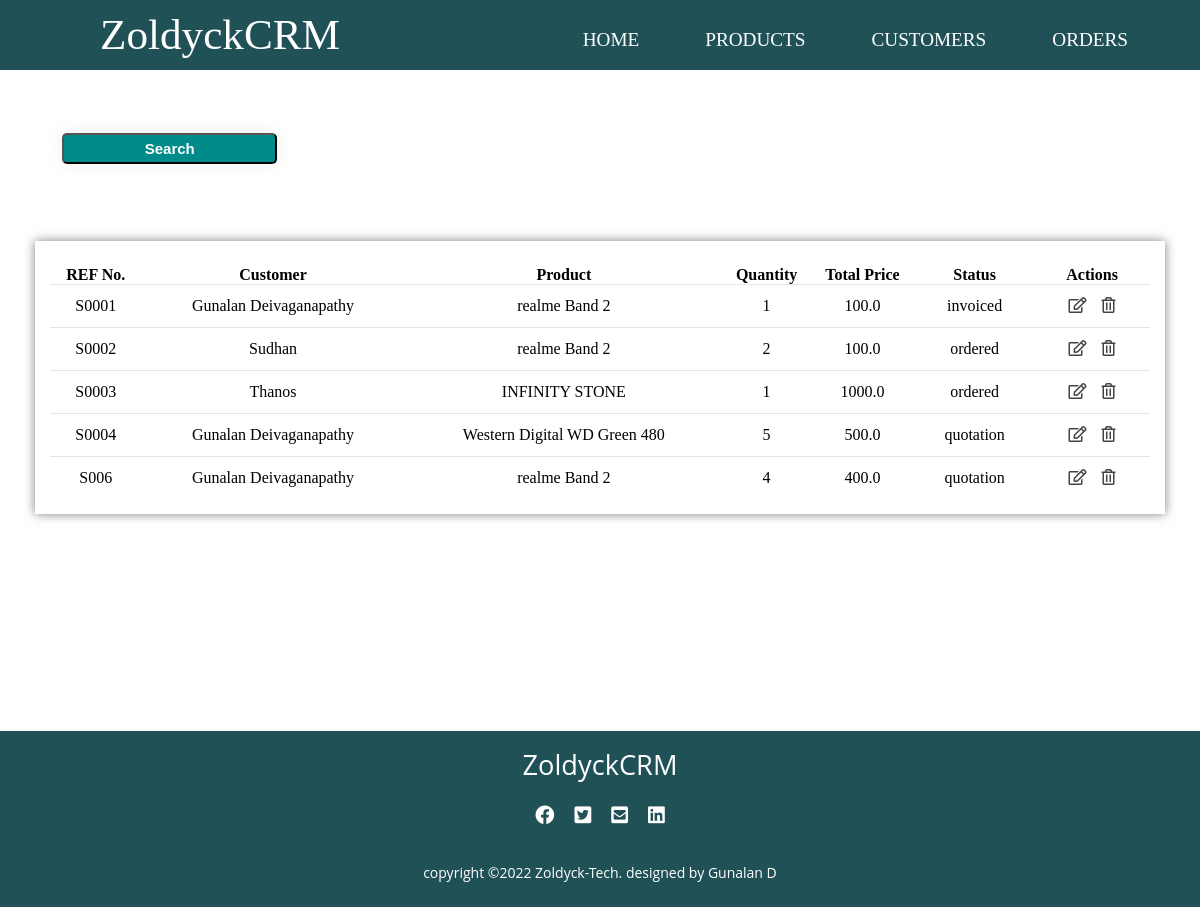
/orders/, run on an earlier commit of the app's database.
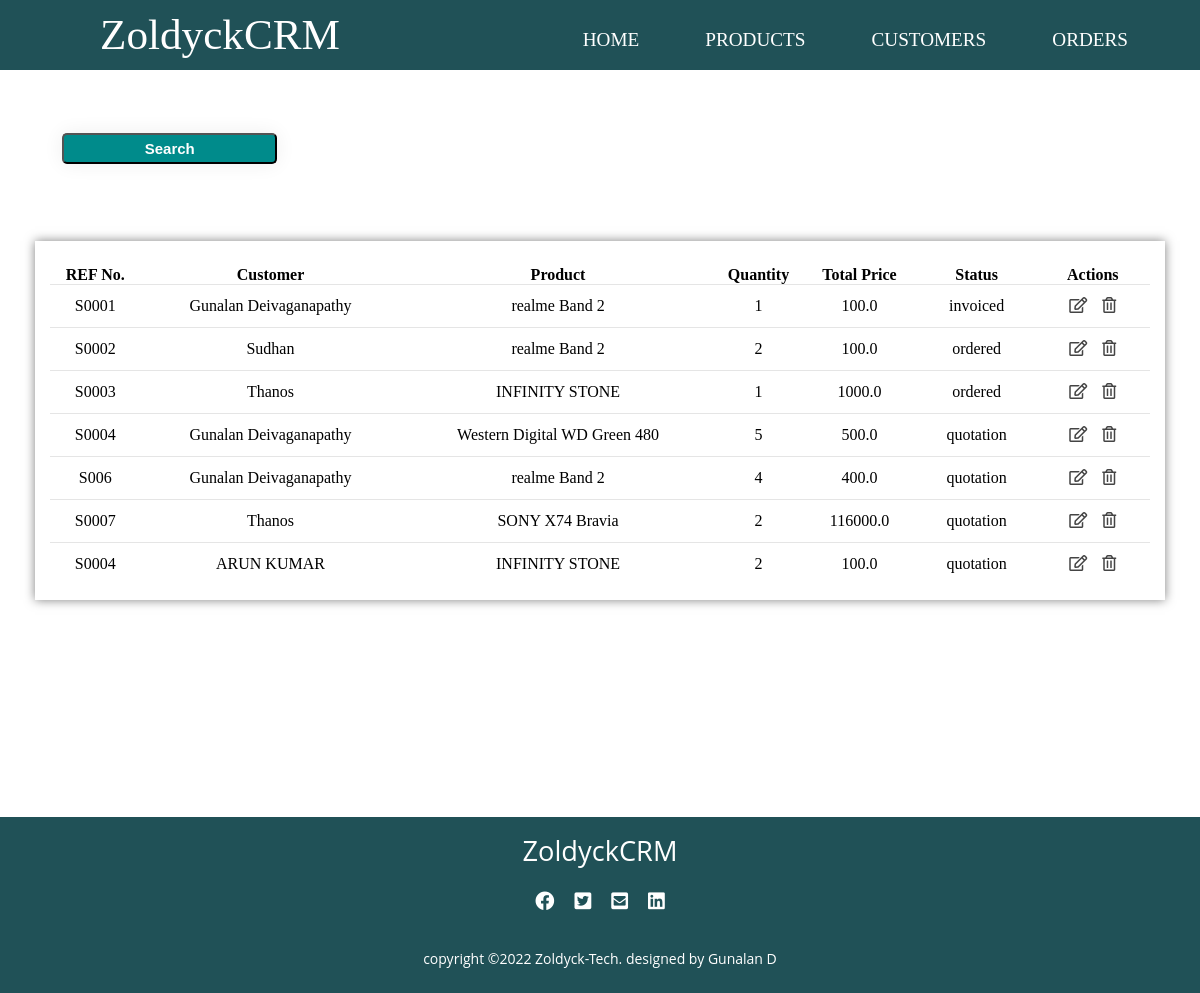
And on a later commit of the database.
### accounts/models.py (models this page shows, shortened)
class SaleOrder(models.Model):
    STATUS = (
        ('quotation', 'Quotation'),
        ('ordered', 'Ordered'),
        ('pending', 'Pending'),
        ('delivered', 'Delivered'),
        ('cancelled', 'Cancelled'),
        ('invoiced', 'Invoiced'),
    )
    sale_order_referencenumber = models.CharField(max_length=200, null= True)
    sale_order_customer = models.ForeignKey(Customer, on_delete=models.SET_NULL, null= True) # added a realtionship between the two models
    sale_order_product =  models.ForeignKey(Product, on_delete=models.SET_NULL, null= True)
    sale_order_quantity = models.IntegerField(null= True)
    sale_order_total_price = models.FloatField(null= True)
    status = models.CharField(max_length=200, null= True , choices=STATUS, default='quotation')
    sale_order_date = models.DateTimeField(auto_now_add=True , null= True)

class Customer(models.Model):
    customer_pic = models.ImageField(upload_to='customer_pics/', blank=True)
    customer_name = models.CharField(max_length=50, null= True)
    customer_email = models.CharField(max_length=200 , null= True)
    customer_mobile = models.CharField(max_length=50 , null= True)
    date_created = models.DateTimeField(auto_now_add=True , null= True)
    def __str__(self):
        return self.customer_name

class Product(models.Model):
    CATEGORIES = (
        ('service', 'Service'),
        ('stockable', 'Stockable'),
    )
    product_name = models.CharField(max_length=200, null= True)
    product_price = models.FloatField(null= True)
    product_category = models.CharField(max_length=200, null= True , choices=CATEGORIES)
    product_description = models.CharField(max_length=200, null= True)
    date_created = models.DateTimeField(auto_now_add=True , null= True)
    product_tag = models.ManyToManyField(ProductTag ,blank=True, null=True)
    def __str__(self):
        return self.product_name

### accounts/views.py (the view)
# urls.py: path('orders/', views.total_orders, name='orders'),
def total_orders(request):
    orders = SaleOrder.objects.all()
    context = {
        'orders': orders
    }
    return render(request, 'accounts/orders.html',context)

### accounts/templates/accounts/orders.html
{% extends 'accounts/layout.html'%}
{% block content %}
<section>
    <div class="main">
        <div class="product-tables">
            <div class="button">
                <button class="crt-ser"><a href="">Search</a></button>
            </div>
            <div class="latest-products">
                <table class="cus-prod-customers">
                    <thead>
                        <tr>
                            <th>REF No.</th>
                            <th>Customer</th>
                            <th>Product</th>
                            <th>Quantity</th>
                            <th>Total Price</th>
                            <th>Status</th>
                            <th>Actions</th>
                        </tr>
                    </thead>
                    <tbody>
                        {% for ord in orders %}
                        <tr>
                             <td>{{ ord.sale_order_referencenumber  }}</td>
                             <td>{{ ord.sale_order_customer }}</td>
                             <td>{{ ord.sale_order_product  }}</td>
                             <td>{{ ord.sale_order_quantity }}</td>
                             <td>{{ ord.sale_order_total_price  }}</td>
                             <td>{{ ord.status  }}</td>
                            <td>
                                <i class="far fa-edit"></i>
                                <i class="far fa-trash-alt"></i>
                            </td>
                        </tr>
                        {% endfor %}
                    </tbody>
                </table>
            </div>
        </div>
    </div>
</section>
{% endblock %}

What changed in the data, as far as the page shows it:
added SaleOrder: sale_order_referencenumber "S0007", sale_order_customer "Thanos", sale_order_product "SONY X74 Bravia", sale_order_quantity "2", sale_order_total_price "116000.0", status "quotation"
added SaleOrder: sale_order_referencenumber "S0004", sale_order_customer "ARUN KUMAR", sale_order_product "INFINITY STONE", sale_order_quantity "2", sale_order_total_price "100.0", status "quotation"
